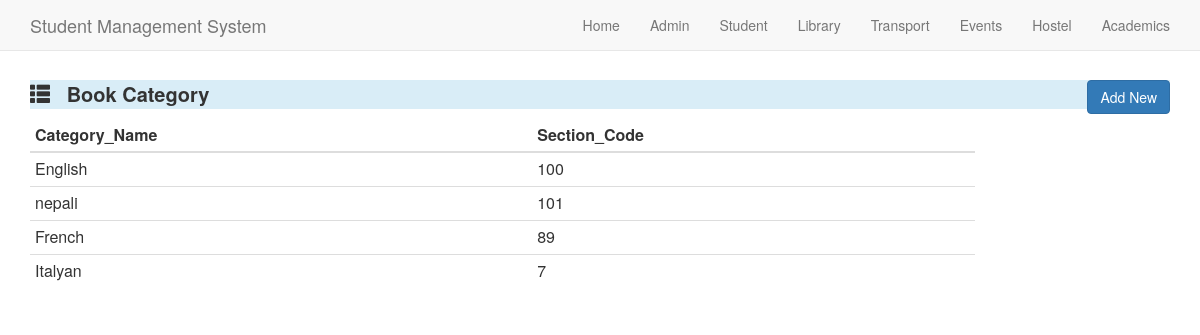
The page /bookcategory/ on the database its author committed.
### Library/models.py (models this page shows, shortened)
class Category(models.Model):
    Category_Name=models.CharField(max_length=15)
    Section_Code=models.DecimalField(max_digits=10,decimal_places=0)

### Library/views.py (the view)
# urls.py: url(r'^bookcategory/$',libview.getCategory,name='Book_category'),
def getCategory(request):
    query =Category.objects.all()
    category_list = []
    for q in query:
        temp_dict = {}
        temp_dict['Category_Name']= q.Category_Name
        temp_dict['Section_Code']=q.Section_Code
        category_list.append(temp_dict)
    context_dict = {'query':category_list}
    return render(request,'category.html',context_dict)

### Library/templates/category.html (shortened to what this page needs)
{<html>
<head>
	<link rel="stylesheet" href="https://maxcdn.bootstrapcdn.com/bootstrap/3.3.7/css/bootstrap.min.css">
</head>
<body >
{% block content %}
  <nav class="navbar navbar-default navbar-fixed-top">
    <div class="container">
      <div class="navbar-header">
        <a class="navbar-brand" href="index.html">Student Management System</a>
      </div>
      <div class="collapse navbar-collapse" id="myNavbar">
        <ul class="nav navbar-nav navbar-right">
          <li><a href="/">Home</a></li>
          <li><a href="/admin">Admin</a></li>
          <li><a href="/student">Student</a></li>
          <li><a href="/library">Library</a></li>
          <li><a href="/transport">Transport</a></li>
          <li><a href="/events">Events</a></li>
          <li><a href="/hostel">Hostel</a></li>
          <li><a href="/academics">Academics</a></li>
        </ul>
      </div>
    </div>
  </nav>
 <br><br>
 <br>
 <br>
 <div class="container">
	<div class="row">
		<div class='col-md-12'>
			<p class="bg-info" style='font-size:20px;font-weight:bold;'>
				<span class="glyphicon glyphicon-th-list"></span>
				&nbsp;
				Book Category
				<a href="/addcatagory" button type="button"   style="float: right" class="btn btn-primary">Add New</button></a>
			</p>
		</div>
	</div>
		<div class='row'>
		<div class='col-md-10 pull-left'>
		<table class="table table-condensed">
			<thead>
		<tr>
			<th>Category_Name</th>
      <th>Section_Code</th>
		</tr>
			</thead>
			<tbody>
			{% for q in query %}
		<tr>
			<td>{{q.Category_Name}}</td>
      <td>{{q.Section_Code}}</td>
		</tr>
		{% endfor %}
	</tbody>
	</table>
		</div>
	</div>
</div>
{% endblock %}
</body>
</html>

### rows shown on the page
Category: Category_Name "English", Section_Code "100"
Category: Category_Name "nepali", Section_Code "101"
Category: Category_Name "French", Section_Code "89"
Category: Category_Name "Italyan", Section_Code "7"
